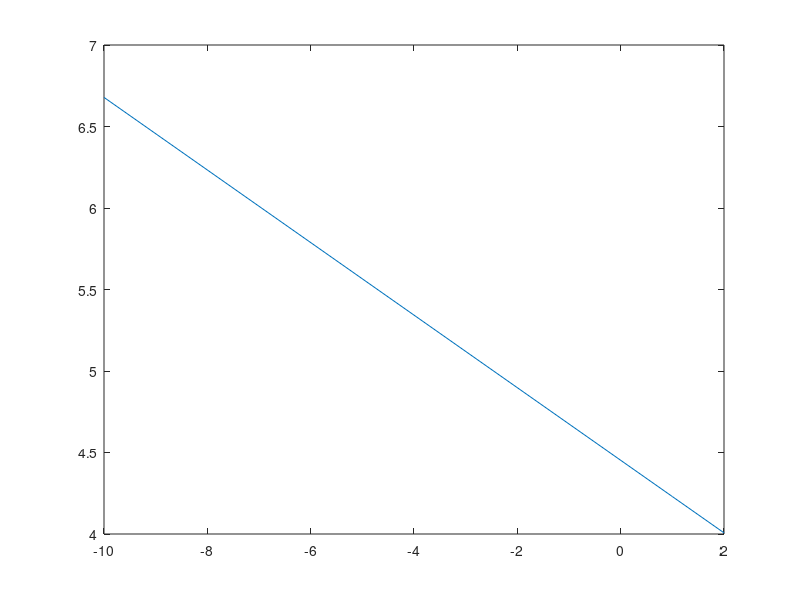

MATLAB code to generate this figure:
R=[0.036 4.01 0.408 0.038 ];
A=[R(1)+R(2) -R(1)      0;...
   R(3)      -R(3)-R(2) R(2);...
   0          R(4)      -R(3)-R(4)];
Ti=20;
To=[-10,1,2];
q=zeros(length(To),1);
[L,U,P]=lu(A);

for i=1:length(To)
    b=[Ti*R(2);0;-To(i)*R(3)];
    y=L\P*b;
    T=U\y;
    q(i)=(Ti-T(1))/R(1);
end
plot(To,q)
